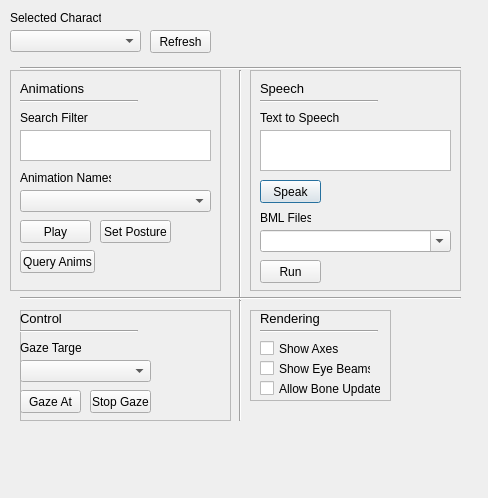
<?xml version="1.0" encoding="UTF-8"?>
<ui version="4.0">
 <class>UtilsDialog</class>
 <widget class="QDialog" name="UtilsDialog">
  <property name="geometry">
   <rect>
    <x>0</x>
    <y>0</y>
    <width>488</width>
    <height>498</height>
   </rect>
  </property>
  <property name="windowTitle">
   <string>Utils</string>
  </property>
  <widget class="QFrame" name="frame">
   <property name="geometry">
    <rect>
     <x>250</x>
     <y>70</y>
     <width>211</width>
     <height>221</height>
    </rect>
   </property>
   <property name="frameShape">
    <enum>QFrame::StyledPanel</enum>
   </property>
   <property name="frameShadow">
    <enum>QFrame::Raised</enum>
   </property>
   <widget class="QComboBox" name="bmlFilesBox">
    <property name="geometry">
     <rect>
      <x>10</x>
      <y>160</y>
      <width>191</width>
      <height>22</height>
     </rect>
    </property>
    <property name="editable">
     <bool>true</bool>
    </property>
   </widget>
   <widget class="QLabel" name="ttsLabel">
    <property name="geometry">
     <rect>
      <x>10</x>
      <y>40</y>
      <width>91</width>
      <height>16</height>
     </rect>
    </property>
    <property name="text">
     <string>Text to Speech</string>
    </property>
   </widget>
   <widget class="QLabel" name="bmlFilesLabel">
    <property name="geometry">
     <rect>
      <x>10</x>
      <y>140</y>
      <width>51</width>
      <height>16</height>
     </rect>
    </property>
    <property name="text">
     <string>BML Files</string>
    </property>
   </widget>
   <widget class="QPlainTextEdit" name="ttsBox">
    <property name="geometry">
     <rect>
      <x>10</x>
      <y>60</y>
      <width>191</width>
      <height>41</height>
     </rect>
    </property>
   </widget>
   <widget class="QPushButton" name="SpeakButton">
    <property name="geometry">
     <rect>
      <x>10</x>
      <y>110</y>
      <width>61</width>
      <height>23</height>
     </rect>
    </property>
    <property name="text">
     <string>Speak</string>
    </property>
   </widget>
   <widget class="Line" name="line_2">
    <property name="geometry">
     <rect>
      <x>10</x>
      <y>30</y>
      <width>118</width>
      <height>3</height>
     </rect>
    </property>
    <property name="lineWidth">
     <number>1</number>
    </property>
    <property name="orientation">
     <enum>Qt::Horizontal</enum>
    </property>
   </widget>
   <widget class="QLabel" name="speechLabel">
    <property name="geometry">
     <rect>
      <x>10</x>
      <y>10</y>
      <width>71</width>
      <height>16</height>
     </rect>
    </property>
    <property name="font">
     <font>
      <pointsize>10</pointsize>
     </font>
    </property>
    <property name="text">
     <string>Speech</string>
    </property>
   </widget>
   <widget class="QPushButton" name="runBmlButton">
    <property name="geometry">
     <rect>
      <x>10</x>
      <y>190</y>
      <width>61</width>
      <height>23</height>
     </rect>
    </property>
    <property name="text">
     <string>Run</string>
    </property>
   </widget>
  </widget>
  <widget class="QFrame" name="frame_2">
   <property name="geometry">
    <rect>
     <x>10</x>
     <y>70</y>
     <width>211</width>
     <height>221</height>
    </rect>
   </property>
   <property name="frameShape">
    <enum>QFrame::StyledPanel</enum>
   </property>
   <property name="frameShadow">
    <enum>QFrame::Raised</enum>
   </property>
   <widget class="QLabel" name="animationNamesLabel">
    <property name="geometry">
     <rect>
      <x>10</x>
      <y>100</y>
      <width>91</width>
      <height>16</height>
     </rect>
    </property>
    <property name="text">
     <string>Animation Names</string>
    </property>
   </widget>
   <widget class="Line" name="line">
    <property name="geometry">
     <rect>
      <x>10</x>
      <y>30</y>
      <width>118</width>
      <height>3</height>
     </rect>
    </property>
    <property name="lineWidth">
     <number>1</number>
    </property>
    <property name="orientation">
     <enum>Qt::Horizontal</enum>
    </property>
   </widget>
   <widget class="QPushButton" name="QueryAnimButton">
    <property name="geometry">
     <rect>
      <x>10</x>
      <y>180</y>
      <width>75</width>
      <height>23</height>
     </rect>
    </property>
    <property name="text">
     <string>Query Anims</string>
    </property>
   </widget>
   <widget class="QComboBox" name="animationNamesBox">
    <property name="geometry">
     <rect>
      <x>10</x>
      <y>120</y>
      <width>191</width>
      <height>22</height>
     </rect>
    </property>
   </widget>
   <widget class="QLabel" name="animationsLabel">
    <property name="geometry">
     <rect>
      <x>10</x>
      <y>10</y>
      <width>71</width>
      <height>16</height>
     </rect>
    </property>
    <property name="font">
     <font>
      <pointsize>10</pointsize>
     </font>
    </property>
    <property name="text">
     <string>Animations</string>
    </property>
   </widget>
   <widget class="QPlainTextEdit" name="animFilterBox">
    <property name="geometry">
     <rect>
      <x>10</x>
      <y>60</y>
      <width>191</width>
      <height>31</height>
     </rect>
    </property>
   </widget>
   <widget class="QLabel" name="filterLabel">
    <property name="geometry">
     <rect>
      <x>10</x>
      <y>40</y>
      <width>71</width>
      <height>16</height>
     </rect>
    </property>
    <property name="text">
     <string>Search Filter</string>
    </property>
   </widget>
   <widget class="QPushButton" name="PlayAnimButton">
    <property name="geometry">
     <rect>
      <x>10</x>
      <y>150</y>
      <width>71</width>
      <height>23</height>
     </rect>
    </property>
    <property name="text">
     <string>Play</string>
    </property>
   </widget>
   <widget class="QPushButton" name="SetPostureButton">
    <property name="geometry">
     <rect>
      <x>90</x>
      <y>150</y>
      <width>71</width>
      <height>23</height>
     </rect>
    </property>
    <property name="text">
     <string>Set Posture</string>
    </property>
   </widget>
  </widget>
  <widget class="QFrame" name="frame_3">
   <property name="geometry">
    <rect>
     <x>250</x>
     <y>310</y>
     <width>141</width>
     <height>91</height>
    </rect>
   </property>
   <property name="frameShape">
    <enum>QFrame::StyledPanel</enum>
   </property>
   <property name="frameShadow">
    <enum>QFrame::Raised</enum>
   </property>
   <widget class="QLabel" name="renderingLabel">
    <property name="geometry">
     <rect>
      <x>10</x>
      <y>0</y>
      <width>71</width>
      <height>16</height>
     </rect>
    </property>
    <property name="font">
     <font>
      <pointsize>10</pointsize>
     </font>
    </property>
    <property name="text">
     <string>Rendering</string>
    </property>
   </widget>
   <widget class="QCheckBox" name="showAxesBox">
    <property name="geometry">
     <rect>
      <x>10</x>
      <y>30</y>
      <width>81</width>
      <height>17</height>
     </rect>
    </property>
    <property name="text">
     <string>Show Axes</string>
    </property>
   </widget>
   <widget class="Line" name="line_3">
    <property name="geometry">
     <rect>
      <x>10</x>
      <y>20</y>
      <width>118</width>
      <height>3</height>
     </rect>
    </property>
    <property name="lineWidth">
     <number>1</number>
    </property>
    <property name="orientation">
     <enum>Qt::Horizontal</enum>
    </property>
   </widget>
   <widget class="QCheckBox" name="showEyeBeamsBox">
    <property name="geometry">
     <rect>
      <x>10</x>
      <y>50</y>
      <width>111</width>
      <height>17</height>
     </rect>
    </property>
    <property name="text">
     <string>Show Eye Beams</string>
    </property>
   </widget>
   <widget class="QCheckBox" name="allowBoneUpdatesBox">
    <property name="geometry">
     <rect>
      <x>10</x>
      <y>70</y>
      <width>121</width>
      <height>17</height>
     </rect>
    </property>
    <property name="text">
     <string>Allow Bone Updates</string>
    </property>
   </widget>
  </widget>
  <widget class="Line" name="line_4">
   <property name="geometry">
    <rect>
     <x>230</x>
     <y>70</y>
     <width>20</width>
     <height>231</height>
    </rect>
   </property>
   <property name="orientation">
    <enum>Qt::Vertical</enum>
   </property>
  </widget>
  <widget class="QFrame" name="frame_4">
   <property name="geometry">
    <rect>
     <x>20</x>
     <y>310</y>
     <width>211</width>
     <height>111</height>
    </rect>
   </property>
   <property name="frameShape">
    <enum>QFrame::StyledPanel</enum>
   </property>
   <property name="frameShadow">
    <enum>QFrame::Raised</enum>
   </property>
   <widget class="QPushButton" name="GazeAtButton">
    <property name="geometry">
     <rect>
      <x>0</x>
      <y>80</y>
      <width>61</width>
      <height>23</height>
     </rect>
    </property>
    <property name="text">
     <string>Gaze At</string>
    </property>
   </widget>
   <widget class="QLabel" name="gazeTargetLabel">
    <property name="geometry">
     <rect>
      <x>0</x>
      <y>30</y>
      <width>61</width>
      <height>16</height>
     </rect>
    </property>
    <property name="text">
     <string>Gaze Target</string>
    </property>
   </widget>
   <widget class="QComboBox" name="gazeTargetBox">
    <property name="geometry">
     <rect>
      <x>0</x>
      <y>50</y>
      <width>131</width>
      <height>22</height>
     </rect>
    </property>
   </widget>
   <widget class="Line" name="line_5">
    <property name="geometry">
     <rect>
      <x>0</x>
      <y>20</y>
      <width>118</width>
      <height>3</height>
     </rect>
    </property>
    <property name="lineWidth">
     <number>1</number>
    </property>
    <property name="orientation">
     <enum>Qt::Horizontal</enum>
    </property>
   </widget>
   <widget class="QLabel" name="controlLabel">
    <property name="geometry">
     <rect>
      <x>0</x>
      <y>0</y>
      <width>71</width>
      <height>16</height>
     </rect>
    </property>
    <property name="font">
     <font>
      <pointsize>10</pointsize>
     </font>
    </property>
    <property name="text">
     <string>Control</string>
    </property>
   </widget>
   <widget class="QPushButton" name="StopGazeButton">
    <property name="geometry">
     <rect>
      <x>70</x>
      <y>80</y>
      <width>61</width>
      <height>23</height>
     </rect>
    </property>
    <property name="text">
     <string>Stop Gaze</string>
    </property>
   </widget>
  </widget>
  <widget class="Line" name="line_6">
   <property name="geometry">
    <rect>
     <x>20</x>
     <y>290</y>
     <width>441</width>
     <height>16</height>
    </rect>
   </property>
   <property name="lineWidth">
    <number>1</number>
   </property>
   <property name="orientation">
    <enum>Qt::Horizontal</enum>
   </property>
  </widget>
  <widget class="QComboBox" name="selectedCharacterBox">
   <property name="geometry">
    <rect>
     <x>10</x>
     <y>30</y>
     <width>131</width>
     <height>22</height>
    </rect>
   </property>
  </widget>
  <widget class="QLabel" name="selectedCharacterLabel">
   <property name="geometry">
    <rect>
     <x>10</x>
     <y>10</y>
     <width>91</width>
     <height>16</height>
    </rect>
   </property>
   <property name="text">
    <string>Selected Character</string>
   </property>
  </widget>
  <widget class="Line" name="line_7">
   <property name="geometry">
    <rect>
     <x>20</x>
     <y>60</y>
     <width>441</width>
     <height>16</height>
    </rect>
   </property>
   <property name="lineWidth">
    <number>1</number>
   </property>
   <property name="orientation">
    <enum>Qt::Horizontal</enum>
   </property>
  </widget>
  <widget class="Line" name="line_8">
   <property name="geometry">
    <rect>
     <x>230</x>
     <y>300</y>
     <width>20</width>
     <height>121</height>
    </rect>
   </property>
   <property name="orientation">
    <enum>Qt::Vertical</enum>
   </property>
  </widget>
  <widget class="QPushButton" name="refreshButton">
   <property name="geometry">
    <rect>
     <x>150</x>
     <y>30</y>
     <width>61</width>
     <height>23</height>
    </rect>
   </property>
   <property name="text">
    <string>Refresh</string>
   </property>
  </widget>
 </widget>
 <resources/>
 <connections/>
</ui>
